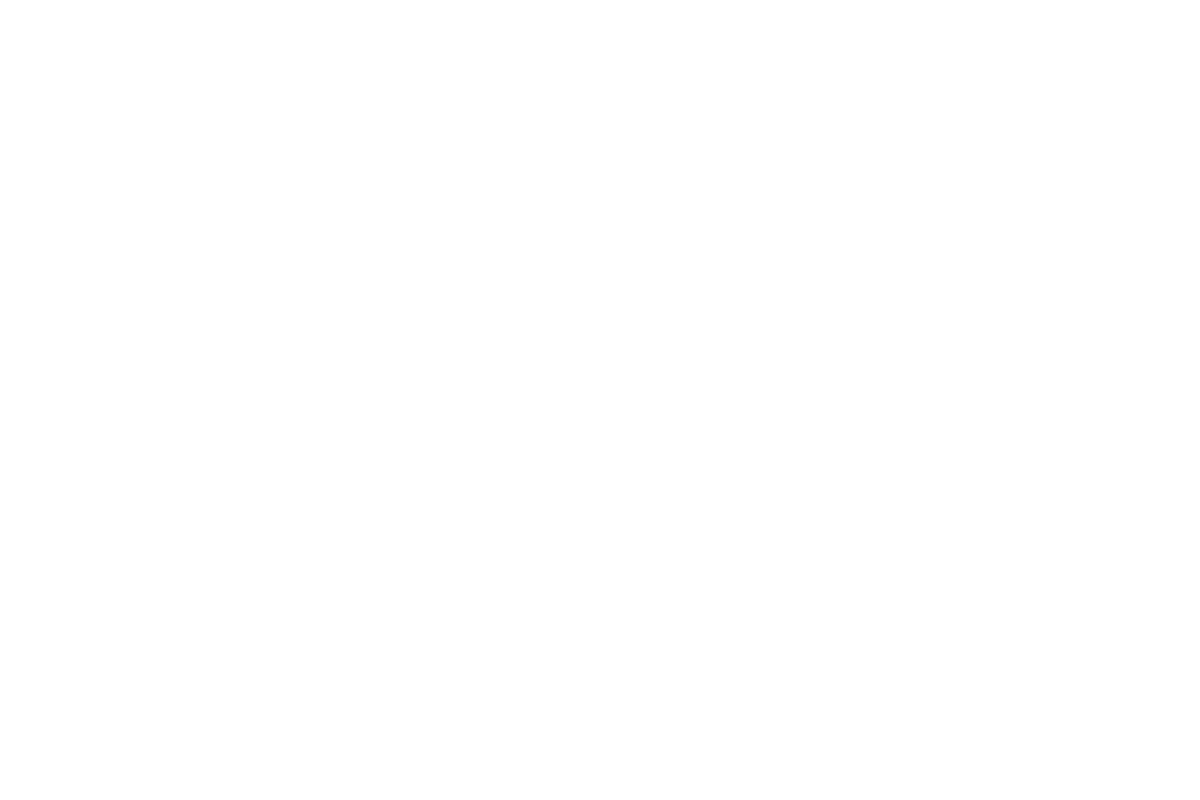
Frame 1 (no input)
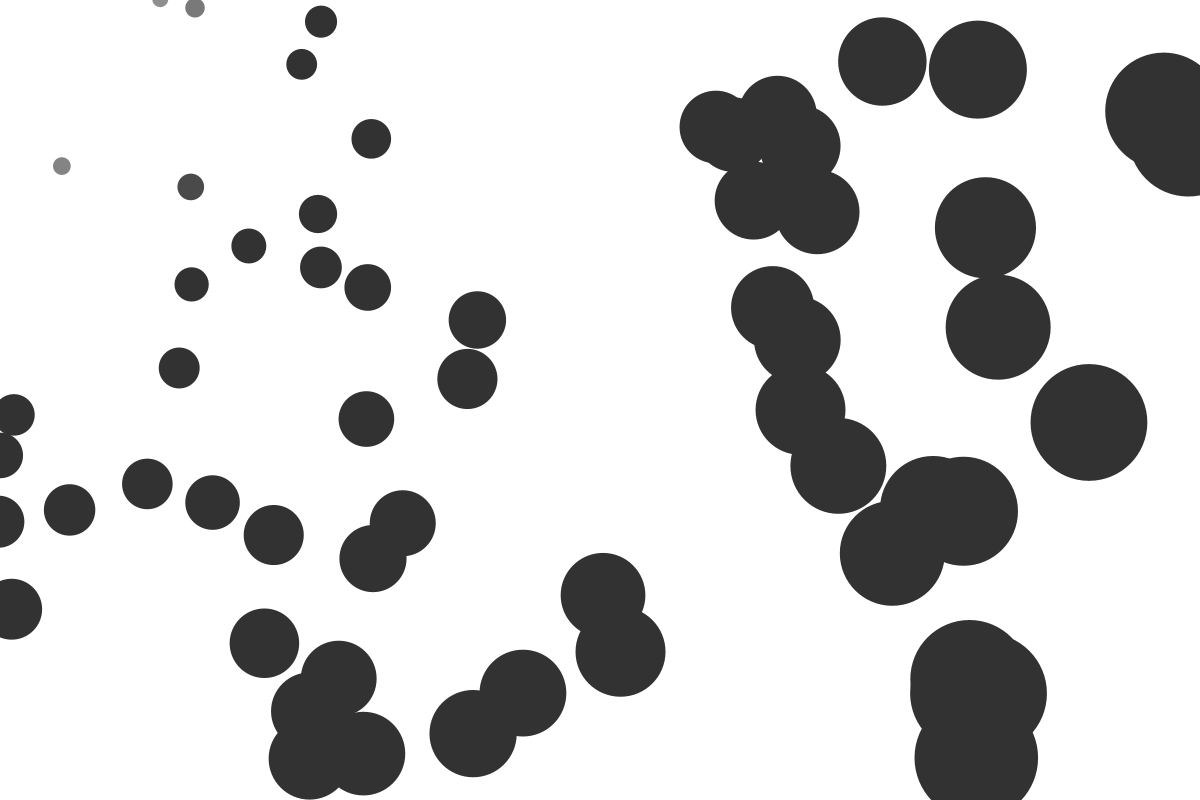
Frame 60 (the mouse pressed at the canvas centre just before this capture)
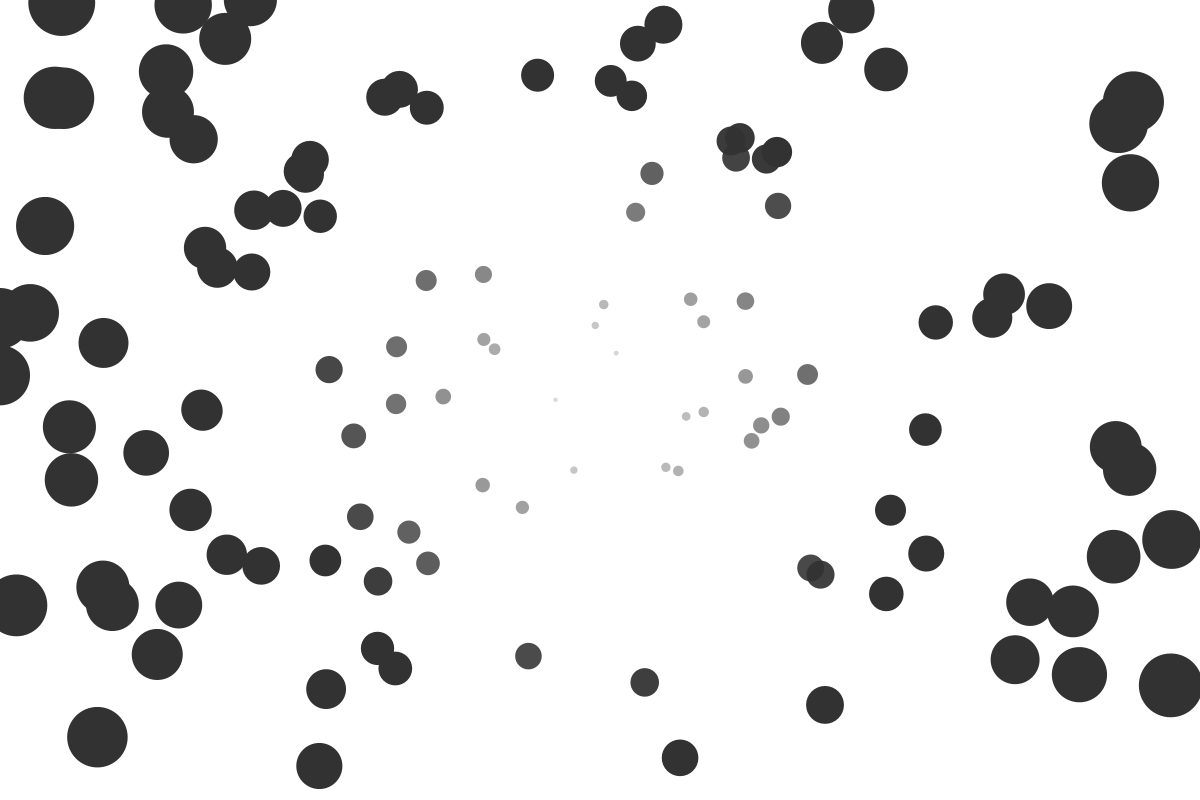
Frame 120 (the mouse held since frame 60 and released just before this capture)

The Processing sketch that drew these frames (run headless with seeded random() and noise(); from frame 60 on, the mouse is pressed at the canvas centre):

// Processing sketch: processing_91075
// ── processing_91075.pde

class Particle {
  
  PVector location;
  PVector velocity;
  PVector acceleration;
  float lifespan;
  float mass = 1; 

  Particle(PVector l) {
     location = new PVector(random(width),random(height));     
     lifespan = 120.0;
    acceleration = new PVector(0, 0.05);
    velocity = new PVector(random(-2,2),random(-2, 0));
      
    velocity.mult(0.9);
    location.add(velocity);
      
      
      
  }

  void run() {
    update();
    display();
  }

  // Update location/speed/lifespan
  void update() {
    velocity.add(acceleration);
    location.add(velocity);
    acceleration.mult(0);
    
    
    PVector mouse = new PVector(mouseX, mouseY);
    
    PVector distance = PVector.sub(mouse, location);

    
    float dist = location.dist(mouse);
    if(dist <5){
      lifespan=10;
    }

       fill(50,dist*0.8+frameRate*0.2);
       ellipse(location.x,location.y,dist*0.1,dist*0.1);


    PVector dir = PVector.sub(mouse, location);

    dir.normalize();

    dir.mult(0.03);

    acceleration = dir;
    
    
    
    
    if(location.x<0){
      location.x -= location.x;
    };
    if(location.x>width){
      location.x -= location.x;
    };
    if(location.y<0){
      location.y -= location.y;
    };
    if(location.y>height){
      location.y -= location.y;
    };
    
    
  }
  
  void applyForce(PVector force) {
    PVector f = force.get();
    f.div(mass);   
    acceleration.add(f);
  }

  void display() {
   
   smooth();
    noStroke();
    //stroke(0,lifespan);
    //strokeWeight(2);
  
   
 
    
  }
  
  // Is the particle still useful?
  boolean isDead() {
    if (lifespan < 0.0) {
      return true;
    } else {
      return false;
    }
  }
}

import java.util.*;

class ParticleSystem {
  
  ArrayList<Particle> particles;
  PVector origin;

float x = random(20,width-20);
 float y = random(20,height-20);

  ParticleSystem(float x, float y) {
    origin = new PVector(x,y);
    particles = new ArrayList<Particle>();
    
  
    
    
    
  }

  void addParticle() {
    particles.add(new Particle(origin));
  }
  
  // A function to apply a force to all Particles
  void applyForce(PVector f) {
    for (Particle p: particles) {
      p.applyForce(f);
    }
  }
  
  void run() {
    
   for (int i = particles.size()-1; i > 0; i--) {

      Particle p = particles.get(i);
      p.run();
      
     
    
    
      if (p.isDead()) {
        particles.remove(p); 
      }
    }
  }
 
}





ParticleSystem ps;

void setup() {
  size(1200,800);
  ps = new ParticleSystem(width/2, height/2);

  
}

void draw() {
  background(255);
 
  float j=random(0.005,0.01);
  float h =random(0.0005,0.01);
  
 
 
  
  pushMatrix();
        
  translate(noise(frameCount*j-20)*width, noise(frameCount*h-20)*height);
  
  popMatrix();
  
   // Apply gravity force to all Particles
  PVector gravity = new PVector(0, 0.001);
  ps.applyForce(gravity);
  
  ps.addParticle();
  ps.run();
}
